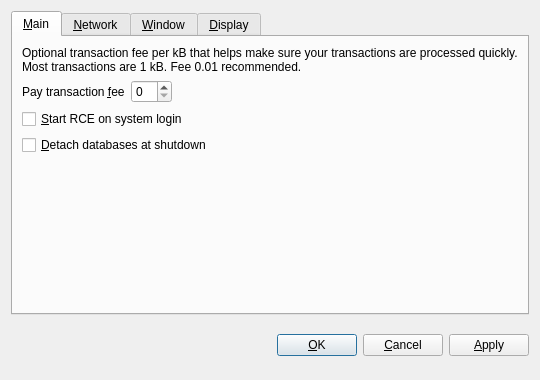
<?xml version="1.0" encoding="UTF-8"?>
<ui version="4.0">
 <class>OptionsDialog</class>
 <widget class="QDialog" name="OptionsDialog">
  <property name="geometry">
   <rect>
    <x>0</x>
    <y>0</y>
    <width>540</width>
    <height>380</height>
   </rect>
  </property>
  <property name="windowTitle">
   <string>Options</string>
  </property>
  <property name="modal">
   <bool>true</bool>
  </property>
  <layout class="QVBoxLayout" name="verticalLayout">
   <item>
    <widget class="QTabWidget" name="tabWidget">
     <property name="tabPosition">
      <enum>QTabWidget::North</enum>
     </property>
     <property name="currentIndex">
      <number>0</number>
     </property>
     <widget class="QWidget" name="tabMain">
      <attribute name="title">
       <string>&amp;Main</string>
      </attribute>
      <layout class="QVBoxLayout" name="verticalLayout_Main">
       <item>
        <widget class="QLabel" name="transactionFeeInfoLabel">
         <property name="text">
          <string>Optional transaction fee per kB that helps make sure your transactions are processed quickly. Most transactions are 1 kB. Fee 0.01 recommended.</string>
         </property>
         <property name="textFormat">
          <enum>Qt::PlainText</enum>
         </property>
         <property name="wordWrap">
          <bool>true</bool>
         </property>
        </widget>
       </item>
       <item>
        <layout class="QHBoxLayout" name="horizontalLayout_Main">
         <item>
          <widget class="QLabel" name="transactionFeeLabel">
           <property name="text">
            <string>Pay transaction &amp;fee</string>
           </property>
           <property name="textFormat">
            <enum>Qt::PlainText</enum>
           </property>
           <property name="buddy">
            <cstring>transactionFee</cstring>
           </property>
          </widget>
         </item>
         <item>
          <widget class="BitcoinAmountField" name="transactionFee"/>
         </item>
         <item>
          <spacer name="horizontalSpacer_Main">
           <property name="orientation">
            <enum>Qt::Horizontal</enum>
           </property>
           <property name="sizeHint" stdset="0">
            <size>
             <width>40</width>
             <height>20</height>
            </size>
           </property>
          </spacer>
         </item>
        </layout>
       </item>
       <item>
        <widget class="QCheckBox" name="bitcoinAtStartup">
         <property name="toolTip">
          <string>Automatically start RCE after logging in to the system.</string>
         </property>
         <property name="text">
          <string>&amp;Start RCE on system login</string>
         </property>
        </widget>
       </item>
       <item>
        <widget class="QCheckBox" name="detachDatabases">
         <property name="toolTip">
          <string>Detach block and address databases at shutdown. This means they can be moved to another data directory, but it slows down shutdown. The wallet is always detached.</string>
         </property>
         <property name="text">
          <string>&amp;Detach databases at shutdown</string>
         </property>
        </widget>
       </item>
       <item>
        <spacer name="verticalSpacer_Main">
         <property name="orientation">
          <enum>Qt::Vertical</enum>
         </property>
         <property name="sizeHint" stdset="0">
          <size>
           <width>20</width>
           <height>40</height>
          </size>
         </property>
        </spacer>
       </item>
      </layout>
     </widget>
     <widget class="QWidget" name="tabNetwork">
      <attribute name="title">
       <string>&amp;Network</string>
      </attribute>
      <layout class="QVBoxLayout" name="verticalLayout_Network">
       <item>
        <widget class="QCheckBox" name="mapPortUpnp">
         <property name="toolTip">
          <string>Automatically open the RCE client port on the router. This only works when your router supports UPnP and it is enabled.</string>
         </property>
         <property name="text">
          <string>Map port using &amp;UPnP</string>
         </property>
        </widget>
       </item>
       <item>
        <widget class="QCheckBox" name="connectSocks">
         <property name="toolTip">
          <string>Connect to the RCE network through a SOCKS proxy (e.g. when connecting through Tor).</string>
         </property>
         <property name="text">
          <string>&amp;Connect through SOCKS proxy:</string>
         </property>
        </widget>
       </item>
       <item>
        <layout class="QHBoxLayout" name="horizontalLayout_Network">
         <item>
          <widget class="QLabel" name="proxyIpLabel">
           <property name="text">
            <string>Proxy &amp;IP:</string>
           </property>
           <property name="textFormat">
            <enum>Qt::PlainText</enum>
           </property>
           <property name="buddy">
            <cstring>proxyIp</cstring>
           </property>
          </widget>
         </item>
         <item>
          <widget class="QValidatedLineEdit" name="proxyIp">
           <property name="maximumSize">
            <size>
             <width>140</width>
             <height>16777215</height>
            </size>
           </property>
           <property name="toolTip">
            <string>IP address of the proxy (e.g. 127.0.0.1)</string>
           </property>
          </widget>
         </item>
         <item>
          <widget class="QLabel" name="proxyPortLabel">
           <property name="text">
            <string>&amp;Port:</string>
           </property>
           <property name="textFormat">
            <enum>Qt::PlainText</enum>
           </property>
           <property name="buddy">
            <cstring>proxyPort</cstring>
           </property>
          </widget>
         </item>
         <item>
          <widget class="QLineEdit" name="proxyPort">
           <property name="maximumSize">
            <size>
             <width>55</width>
             <height>16777215</height>
            </size>
           </property>
           <property name="toolTip">
            <string>Port of the proxy (e.g. 9050)</string>
           </property>
          </widget>
         </item>
         <item>
          <widget class="QLabel" name="socksVersionLabel">
           <property name="text">
            <string>SOCKS &amp;Version:</string>
           </property>
           <property name="textFormat">
            <enum>Qt::PlainText</enum>
           </property>
           <property name="buddy">
            <cstring>socksVersion</cstring>
           </property>
          </widget>
         </item>
         <item>
          <widget class="QValueComboBox" name="socksVersion">
           <property name="toolTip">
            <string>SOCKS version of the proxy (e.g. 5)</string>
           </property>
          </widget>
         </item>
         <item>
          <spacer name="horizontalSpacer_Network">
           <property name="orientation">
            <enum>Qt::Horizontal</enum>
           </property>
           <property name="sizeHint" stdset="0">
            <size>
             <width>40</width>
             <height>20</height>
            </size>
           </property>
          </spacer>
         </item>
        </layout>
       </item>
       <item>
        <spacer name="verticalSpacer_Network">
         <property name="orientation">
          <enum>Qt::Vertical</enum>
         </property>
         <property name="sizeHint" stdset="0">
          <size>
           <width>20</width>
           <height>40</height>
          </size>
         </property>
        </spacer>
       </item>
      </layout>
     </widget>
     <widget class="QWidget" name="tabWindow">
      <attribute name="title">
       <string>&amp;Window</string>
      </attribute>
      <layout class="QVBoxLayout" name="verticalLayout_Window">
       <item>
        <widget class="QCheckBox" name="minimizeToTray">
         <property name="toolTip">
          <string>Show only a tray icon after minimizing the window.</string>
         </property>
         <property name="text">
          <string>&amp;Minimize to the tray instead of the taskbar</string>
         </property>
        </widget>
       </item>
       <item>
        <widget class="QCheckBox" name="minimizeOnClose">
         <property name="toolTip">
          <string>Minimize instead of exit the application when the window is closed. When this option is enabled, the application will be closed only after selecting Quit in the menu.</string>
         </property>
         <property name="text">
          <string>M&amp;inimize on close</string>
         </property>
        </widget>
       </item>
       <item>
        <spacer name="verticalSpacer_Window">
         <property name="orientation">
          <enum>Qt::Vertical</enum>
         </property>
         <property name="sizeHint" stdset="0">
          <size>
           <width>20</width>
           <height>40</height>
          </size>
         </property>
        </spacer>
       </item>
      </layout>
     </widget>
     <widget class="QWidget" name="tabDisplay">
      <attribute name="title">
       <string>&amp;Display</string>
      </attribute>
      <layout class="QVBoxLayout" name="verticalLayout_Display">
       <item>
        <layout class="QHBoxLayout" name="horizontalLayout_1_Display">
         <item>
          <widget class="QLabel" name="langLabel">
           <property name="text">
            <string>User Interface &amp;language:</string>
           </property>
           <property name="textFormat">
            <enum>Qt::PlainText</enum>
           </property>
           <property name="buddy">
            <cstring>lang</cstring>
           </property>
          </widget>
         </item>
         <item>
          <widget class="QValueComboBox" name="lang">
           <property name="toolTip">
            <string>The user interface language can be set here. This setting will take effect after restarting RCE.</string>
           </property>
          </widget>
         </item>
        </layout>
       </item>
       <item>
        <layout class="QHBoxLayout" name="horizontalLayout_2_Display">
         <item>
          <widget class="QLabel" name="unitLabel">
           <property name="text">
            <string>&amp;Unit to show amounts in:</string>
           </property>
           <property name="textFormat">
            <enum>Qt::PlainText</enum>
           </property>
           <property name="buddy">
            <cstring>unit</cstring>
           </property>
          </widget>
         </item>
         <item>
          <widget class="QValueComboBox" name="unit">
           <property name="toolTip">
            <string>Choose the default subdivision unit to show in the interface and when sending coins.</string>
           </property>
          </widget>
         </item>
        </layout>
       </item>
       <item>
        <widget class="QCheckBox" name="displayAddresses">
         <property name="toolTip">
          <string>Whether to show RCE addresses in the transaction list or not.</string>
         </property>
         <property name="text">
          <string>&amp;Display addresses in transaction list</string>
         </property>
        </widget>
       </item>
       <item>
        <spacer name="verticalSpacer_Display">
         <property name="orientation">
          <enum>Qt::Vertical</enum>
         </property>
         <property name="sizeHint" stdset="0">
          <size>
           <width>20</width>
           <height>40</height>
          </size>
         </property>
        </spacer>
       </item>
      </layout>
     </widget>
    </widget>
   </item>
   <item>
    <layout class="QHBoxLayout" name="horizontalLayout_Buttons">
     <item>
      <spacer name="horizontalSpacer_1">
       <property name="orientation">
        <enum>Qt::Horizontal</enum>
       </property>
       <property name="sizeHint" stdset="0">
        <size>
         <width>40</width>
         <height>48</height>
        </size>
       </property>
      </spacer>
     </item>
     <item>
      <widget class="QLabel" name="statusLabel">
       <property name="font">
        <font>
         <weight>75</weight>
         <bold>true</bold>
        </font>
       </property>
       <property name="text">
        <string/>
       </property>
       <property name="textFormat">
        <enum>Qt::PlainText</enum>
       </property>
       <property name="wordWrap">
        <bool>true</bool>
       </property>
      </widget>
     </item>
     <item>
      <spacer name="horizontalSpacer_2">
       <property name="orientation">
        <enum>Qt::Horizontal</enum>
       </property>
       <property name="sizeHint" stdset="0">
        <size>
         <width>40</width>
         <height>48</height>
        </size>
       </property>
      </spacer>
     </item>
     <item>
      <widget class="QPushButton" name="okButton">
       <property name="text">
        <string>&amp;OK</string>
       </property>
      </widget>
     </item>
     <item>
      <widget class="QPushButton" name="cancelButton">
       <property name="text">
        <string>&amp;Cancel</string>
       </property>
       <property name="autoDefault">
        <bool>false</bool>
       </property>
      </widget>
     </item>
     <item>
      <widget class="QPushButton" name="applyButton">
       <property name="text">
        <string>&amp;Apply</string>
       </property>
       <property name="autoDefault">
        <bool>false</bool>
       </property>
      </widget>
     </item>
    </layout>
   </item>
  </layout>
 </widget>
 <customwidgets>
  <customwidget>
   <class>BitcoinAmountField</class>
   <extends>QSpinBox</extends>
   <header>bitcoinamountfield.h</header>
  </customwidget>
  <customwidget>
   <class>QValueComboBox</class>
   <extends>QComboBox</extends>
   <header>qvaluecombobox.h</header>
  </customwidget>
  <customwidget>
   <class>QValidatedLineEdit</class>
   <extends>QLineEdit</extends>
   <header>qvalidatedlineedit.h</header>
  </customwidget>
 </customwidgets>
 <resources/>
 <connections/>
</ui>
